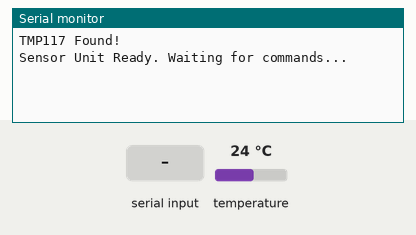
Bench run of a sketch on a simulated Arduino Uno, built with avr-gcc and run on an emulated ATmega328P. Shown: the last lines printed to the serial monitor. The inputs (shaded band) are chosen by the test bench; at power-on: temperature 24 °C.

Above: at 1.2 s.
1.3 s: "send\n" received over the second serial link
At 2.3 s:
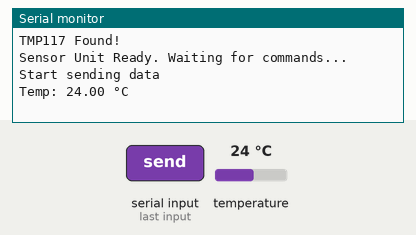
2.9 s: "stop\n" received over the second serial link
At 3.9 s:
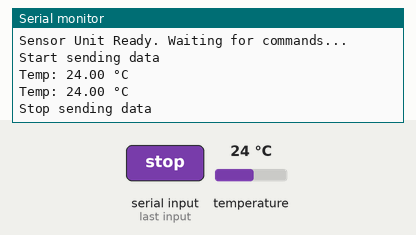

The sketch:

sensorUnit.ino
```cpp
#include <Wire.h>
#include <Adafruit_TMP117.h>
#include <Adafruit_Sensor.h>
#include <SoftwareSerial.h>

Adafruit_TMP117 tmp117;
SoftwareSerial BTSerial(2, 3); // RX, TX

bool sendingData = false;
unsigned long lastSendTime = 0;
const unsigned long sendInterval = 1000; // Send data every 1000ms (1 second)

void setup() {
  Serial.begin(9600);
  BTSerial.begin(9600); // HC-06 default baud rate

  // Initialize the sensor
  if (!tmp117.begin()) {
    Serial.println("Failed to find TMP117 chip");
    while (1) { delay(10); }
  }
  Serial.println("TMP117 Found!");

  Serial.println("Sensor Unit Ready. Waiting for commands...");
}

void loop() {
  // Check for incoming Bluetooth commands
  if (BTSerial.available()) {
    String command = BTSerial.readStringUntil('\n');
    command.trim();

    if (command == "send") {
      sendingData = true;
      Serial.println("Start sending data");
    }
    else if (command == "stop") {
      sendingData = false;
      Serial.println("Stop sending data");
    }
  }

  // If we're in sending mode and it's time to send data
  if (sendingData && (millis() - lastSendTime >= sendInterval)) {
    sensors_event_t temp; // Create an event to hold the data
    tmp117.getEvent(&temp); // Read the temperature

    // Send temperature data via Bluetooth
    BTSerial.print("Temp: ");
    BTSerial.print(temp.temperature);
    BTSerial.println(" °C");

    // Also print to serial for debugging
    Serial.print("Temp: ");
    Serial.print(temp.temperature);
    Serial.println(" °C");

    lastSendTime = millis();
  }

  // Small delay to prevent overwhelming the system
  delay(10);
}
```

Measured:
- after the input at 1.3 s, the serial monitor: prints a new line at once (image 1)
- after the input at 2.9 s, the serial monitor: prints a new line at once (image 2)
